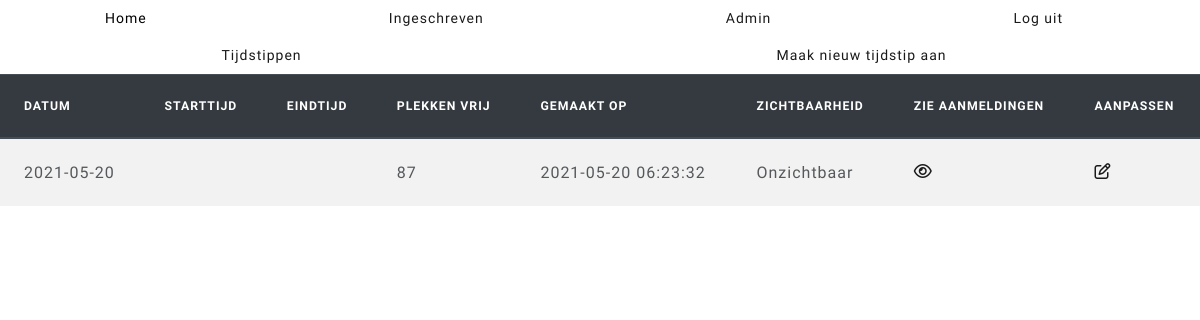
The page /admin/index.php (signed in) on the database as committed earlier.
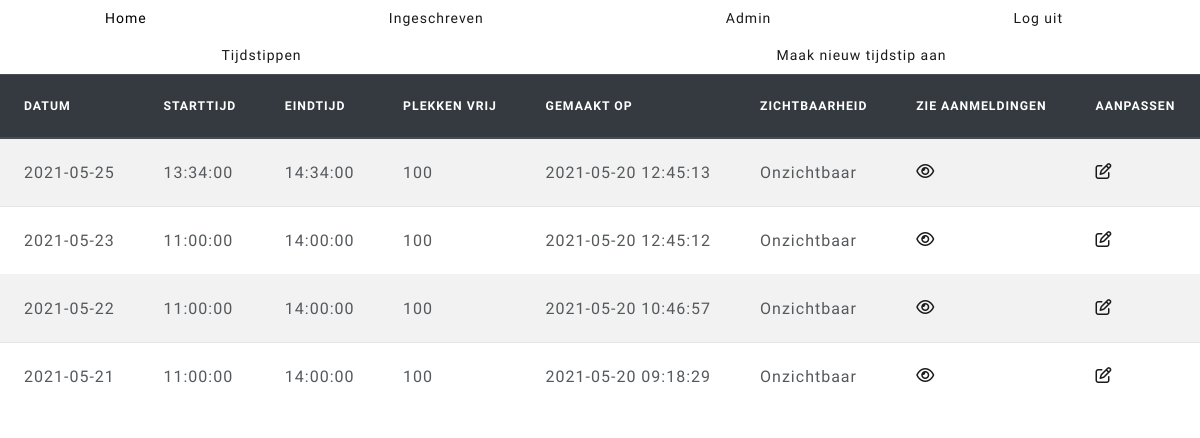
The same page on the database as committed later.
### tables this page shows
CREATE TABLE `times` (
  `ID` int(10) NOT NULL,
  `date` date NOT NULL,
  `starttime` time NOT NULL,
  `endtime` time NOT NULL,
  `amount_people_in` int(3) NOT NULL,
  `created_at` timestamp NOT NULL DEFAULT CURRENT_TIMESTAMP,
  `updated_at` timestamp NOT NULL DEFAULT CURRENT_TIMESTAMP ON UPDATE CURRENT_TIMESTAMP
);

### Includes/config.php (called while the page is built, shortened)
<?php
function Session()
{
    if (isset($_SESSION['rank'])) {
        return $_SESSION['rank'];
    } else {
        return 0;
    }
}
function Conn()
{
    $dsn         = "mysql:host=localhost;dbname=ex_83504";
    $DB_username = "ex83504";
    $DB_password = "Cy8o^n68";
    try {
        $conn = new PDO($dsn, $DB_username, $DB_password);
        $conn->setAttribute(PDO::ATTR_ERRMODE, PDO::ERRMODE_EXCEPTION);
    } catch (PDOException $e) {
        $error = "Geen connectie mogelijk. Error: " . $e->getMessage();
        return $error;
    }
    return $conn;
}
function SelectAllTime()
{
    $stmt = Conn()->prepare("SELECT * FROM times ORDER BY date DESC");
    $stmt->execute();
    return $stmt;
}
function AmountSpaceFree($amount_people_in)
{
    $answer = 100 - $amount_people_in;
    return $answer;
}

### admin/index.php (the view, shortened to what this page needs)
<?php
require_once '../Includes/config.php';
?>
<html lang="en">
<head>
  <link href="https://stackpath.bootstrapcdn.com/bootswatch/4.5.2/lux/bootstrap.min.css" rel="stylesheet">
  <link href="../Includes/CSS/home.css" rel="stylesheet">
</head>
<body>
  <?php
  require_once '../Includes/nav.php';
  ?>
  <ul class="nav nav-pills nav-fill">
    <li class="nav-item">
      <a class="nav-link">Tijdstippen</a>
    </li>
    <li class="nav-item">
      <a class="nav-link" href="./timeslot_create.php">Maak nieuw tijdstip aan</a>
    </li>
  </ul>
  <table class="table table-striped ">
    <thead class="thead-dark">
      <tr>
        <th scope="col">Datum</th>
        <th scope="col">Starttijd</th>
        <th scope="col">Eindtijd</th>
        <th scope="col">Plekken vrij</th>
        <th scope="col">Gemaakt op</th>
        <th scope="col">Zichtbaarheid</th>
        <th scope="col">Zie aanmeldingen</th>
        <th scope="col">Aanpassen</th>
      </tr>
    </thead>
    <tbody>
      <?php
      $stmt = SelectAllTime();
      while ($row = $stmt->fetch()) {
        echo "<tr>";
        echo "<td>" . $row['date'] . "</td>";
        echo "<td>" . $row['starttime'] . "</td>";
        echo "<td>" . $row['endtime'] . "</td>";
        echo "<td>" . AmountSpaceFree($row['amount_people_in']) . "</td>";
        echo "<td>" . $row['updated_at'] . "</td>";
        if ($row['hidden'] === True) {
          echo "<td>Zichtbaar</td>";
        } else {
          echo "<td>Onzichtbaar</td>";
        }
        echo '<td><a href="./timeslot_view.php?ID=' . $row['ID'] . '"><i class="far fa-eye"></i></a></td>';
        echo '<td><a href="./timeslot_edit.php?ID=' . $row['ID'] . '"><i class="far fa-edit"></i></a></td>';
        echo "</tr>";
      }
      ?>
    </tbody>
  </table>
</body>
</html>

### Includes/nav.php
<nav>
    <ul class="nav nav-pills nav-fill">
        <li class="nav-item">
            <a class="nav-link" href="../home/">Home</a>
        </li>
        <li class="nav-item">
            <a class="nav-link" href="../registers/">Ingeschreven</a>
        </li>
        <?php
            if(Session() >= 2){
        ?>
        <li class="nav-item">
            <a class="nav-link" href="../admin/">Admin</a>
        </li>
        <?php
            }
        ?>
        <li class="nav-item">
            <a class="nav-link" href="../logout.php">Log uit</a>
        </li>
    </ul>
</nav>

### Includes/CSS/home.css (style rules this page uses)
body { background-color:white }

Rows that differ between the two databases and show on the page:
removed times: date "2021-05-20", amount_people_in "87", updated_at "2021-05-20 06:23:32", shows "Onzichtbaar"
added times: date "2021-05-25", starttime "13:34:00", endtime "14:34:00", amount_people_in "100", updated_at "2021-05-20 12:45:13", shows "Onzichtbaar"
added times: date "2021-05-23", starttime "11:00:00", endtime "14:00:00", amount_people_in "100", updated_at "2021-05-20 12:45:12", shows "Onzichtbaar"
added times: date "2021-05-22", starttime "11:00:00", endtime "14:00:00", amount_people_in "100", updated_at "2021-05-20 10:46:57", shows "Onzichtbaar"
added times: date "2021-05-21", starttime "11:00:00", endtime "14:00:00", amount_people_in "100", updated_at "2021-05-20 09:18:29", shows "Onzichtbaar"
